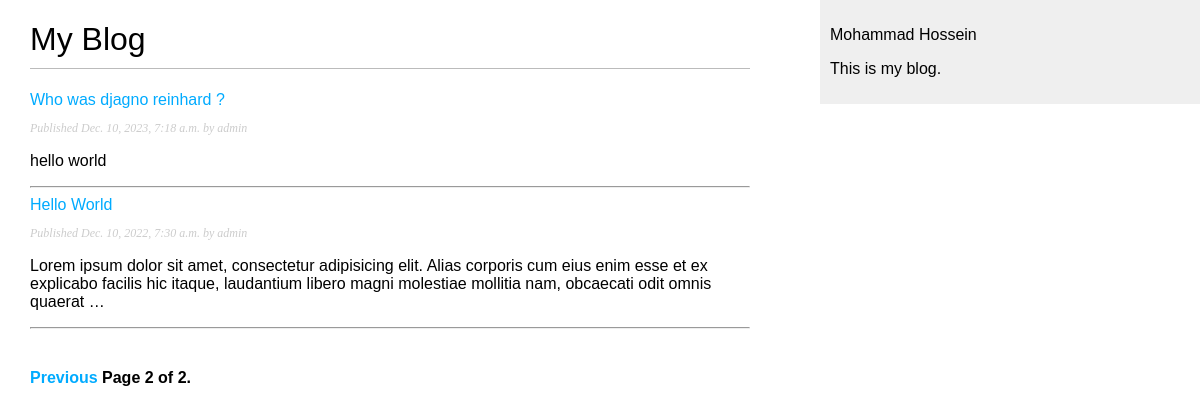
Screenshot of /blog/?page=2 with the database file from the repository.
### blog/models.py (models this page shows, shortened)
class Post(models.Model):
    class Status(models.TextChoices):
        DRAFT = "DF", "Draft"
        PUBLISHED = "PB", "Published"
    title = models.CharField(max_length=250)
    slug = models.SlugField(max_length=250, unique_for_date='publish')
    author = models.ForeignKey(User, on_delete=models.CASCADE, related_name='posts')
    body = models.TextField()
    publish = models.DateTimeField(default=timezone.now)
    created = models.DateTimeField(auto_now_add=True)
    updated = models.DateTimeField(auto_now=True)
    status = models.CharField(max_length=2, choices=Status.choices, default=Status.DRAFT)
    objects = models.Manager()
    published = PublishedManager()
    class Meta:
        ordering = ['-publish']
        indexes = [
            models.Index(fields=['-publish']),
        ]
    def get_absolute_url(self):
        return reverse('blog:post_detail', args=[self.publish.year, self.publish.month, self.publish.day, self.slug])

### blog/views.py (the view)
# urls.py: path('', PostListView.as_view(), name='post_list'),
class PostListView(ListView):
    queryset = Post.published.all()
    paginate_by = 3
    context_object_name = 'posts'
    template_name = 'blog/post/post_list.html'

### blog/templates/blog/post/post_list.html (shortened to what this page needs)
{% extends 'blog/base.html' %}
{% block content %}
    <h1>My Blog</h1>
    {% for post in posts %}
        <a href="{{ post.get_absolute_url }}"> {{ post.title }}</a> <br>
        <p class="date">
            Published {{ post.publish }} by {{ post.author }}
        </p>
        {{ post.body|truncatewords:30|linebreaks }}
        <hr>
    {% endfor %}
    {% include "blog/pagination.html" with page=page_obj %}
{% endblock %}

### blog/static/blog/css/blog.css (style rules this page uses)
body { margin: 0; padding: 0; font-family: helvetica, sans-serif; }
a { color: #00abff; text-decoration: none; }
h1 { font-weight: normal; border-bottom: 1px solid #bbb; padding: 0 0 10px 0; }
p.date { color: #ccc; font-family: georgia, serif; font-size: 12px; font-style: italic; }

### rows the page displays
Post: title "Who was djagno reinhard ?", publish "Dec. 10, 2023, 7:18 a.m.", author "admin", body "hello world"
Post: title "Hello World", publish "Dec. 10, 2022, 7:30 a.m.", author "admin", body "Lorem ipsum dolor sit amet, consectetur adipisicing elit. Alias corporis cum eius enim esse et ex explicabo facilis hic itaque, laudantium libero magni molestiae mollitia nam, obcaecati odit omnis quaerat …"

### other values shown
{{ page.number }} "2"
{{ page.paginator.num_pages }} "2"
